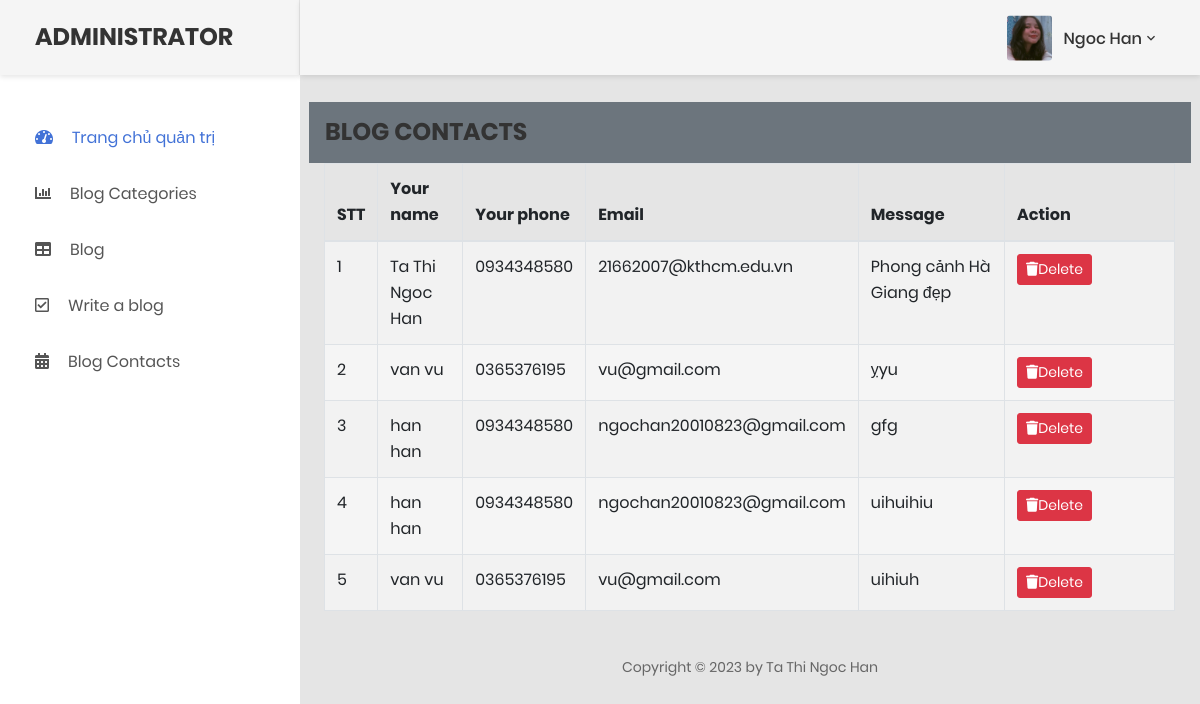
The app's page /admin/blog_contacts.php with its own data.
### tables this page shows
CREATE TABLE `blog_contact` (
  `contact_id` int(11) NOT NULL,
  `contact_name` varchar(50) NOT NULL,
  `contact_email` varchar(100) NOT NULL,
  `contact_phone` varchar(50) NOT NULL,
  `contact_message` text NOT NULL,
  `contact_date_created` date NOT NULL
);

### admin/includes/contact.php (called while the page is built, shortened)
<?php
class contact{
	private $table = "blog_contact";
	private $conn;
	public function __construct($db){
		$this->conn = $db;
	}
	public function read_all(){
		$sql = "SELECT * FROM $this->table";
		$stmt = $this->conn->prepare($sql);
		$stmt->execute();
		return $stmt;
	}
}
?>

### admin/blog_contacts.php (the view, shortened to what this page needs)
<?php
include "includes/contact.php";
$database = new database;
$db = $database->connect();
$contact = new contact($db);
$stmt = $contact->read_all();
?>
<!DOCTYPE html>
<html lang="en">
<head>
    <link rel="stylesheet" href="https://cdn.jsdelivr.net/npm/bootstrap@5.2.3/dist/css/bootstrap.min.css">
    <link href="css/font-face.css" rel="stylesheet" media="all">
    <link href="vendor/font-awesome-4.7/css/font-awesome.min.css" rel="stylesheet" media="all">
    <link href="vendor/font-awesome-5/css/fontawesome-all.min.css" rel="stylesheet" media="all">
    <link href="vendor/mdi-font/css/material-design-iconic-font.min.css" rel="stylesheet" media="all">
    <link href="vendor/bootstrap-4.1/bootstrap.min.css" rel="stylesheet" media="all">
    <link href="vendor/animsition/animsition.min.css" rel="stylesheet" media="all">
    <link href="vendor/bootstrap-progressbar/bootstrap-progressbar-3.3.4.min.css" rel="stylesheet" media="all">
    <link href="vendor/wow/animate.css" rel="stylesheet" media="all">
    <link href="vendor/css-hamburgers/hamburgers.min.css" rel="stylesheet" media="all">
    <link href="vendor/slick/slick.css" rel="stylesheet" media="all">
    <link href="vendor/select2/select2.min.css" rel="stylesheet" media="all">
    <link href="vendor/perfect-scrollbar/perfect-scrollbar.css" rel="stylesheet" media="all">
    <link href="css/theme.css" rel="stylesheet" media="all">
</head>
<body class="animsition">
    <div class="page-wrapper">
       <?php include "includes/sidebar.php"?>
        <div class="page-container">
            <?php include "includes/header.php" ?>
            <br>
            <br>
            <br>
            <div class="container p-4">
	<div class="row">
		<div class="col p-3 bg-secondary text-white text d-flex">
			<h3>BLOG CONTACTS</h3>
		</div>
        </div>
                            <div class="panel-body">
                                <div class="table-responsive">
                                    <table class="table table-striped table-bordered table-hover">
                                        <thead>
                                            <tr>
                                                <th>STT</th>
                                                <th>Your name</th>
                                                <th>Your phone</th>
                                                <th>Email</th>
                                                <th>Message</th>
                                                <th>Action</th>
                                            </tr>
                                        </thead>
                                        <tbody>
                                            <?php
                                            $num = 1;
                                            while($row = $stmt->fetch()){
                                            ?>
                                            <tr>
                                                <td style="width:5%"><?php echo $num ?></td>
                                                <td style="width:10%"><?php echo $row['contact_name'] ?></td>
                                                <td style="width:10%"><?php echo $row['contact_phone'] ?></td>
                                                <td style="width:20%"><?php echo $row['contact_email'] ?></td>
                                                <td style="width: 3px;0%"><?php echo $row['contact_message'] ?></td>
                                                <td style="width:20%">
                                                    <button class="btn btn-danger btn-sm" data-toggle="modal" data-target="<?php echo '#modal_delete'.$row['contact_id'] ?>"><i class="fa-solid fa-trash"></i>Delete</button>
                                                </td>
                                            </tr>
                                            <?php
                                                $num++;
                                            }
                                            ?>
                                        </tbody>
                                    </table>
                                </div>
                            </div>
        </div>
        <?php
    include "includes/footer.php"?>
    </div>
</body>
</html>

### admin/includes/sidebar.php
<aside class="menu-sidebar d-none d-lg-block">
            <div class="logo">
                <a href="#">
                 <h3> ADMINISTRATOR</h3>
                </a>
            </div>
            <div class="menu-sidebar__content js-scrollbar1">
                <nav class="navbar-sidebar">
                    <ul class="list-unstyled navbar__list">
                        <li class="active has-sub">
                            <a class="js-arrow" href="index.php">
                                <i class="fas fa-tachometer-alt"></i>Trang chủ quản trị</a>
                        </li>
                        <li>
                            <a href="blog_categories.php">
                                <i class="fas fa-chart-bar"></i>Blog Categories</a>
                        </li>
                        <li>
                            <a href="blogs.php">
                                <i class="fas fa-table"></i>Blog</a>
                        </li>
                        <li>
                            <a href="write_blog.php">
                                <i class="far fa-check-square"></i>Write a blog</a>
                        </li>
                        <li>
                            <a href="blog_contacts.php">
                                <i class="fas fa-calendar-alt"></i>Blog Contacts</a>
                        </li>
                    </ul>
                </nav>
            </div>
        </aside>

### admin/includes/header.php (shortened to what this page needs)
<header class="header-desktop">
                <div class="section__content section__content--p30">
                    <div class="container-fluid">
                        <div class="header-wrap">
                            <div class="header-button">
                                <div class="account-wrap">
                                    <div class="account-item clearfix js-item-menu">
                                        <div class="image">
                                            <img src="images/chandung/ngochan.jpg" alt="Ngoc Han" />
                                        </div>
                                        <div class="content">
                                            <a class="js-acc-btn" href="#">Ngoc Han</a>
                                        </div>
                                    </div>
                                </div>
                            </div>
                        </div>
                    </div>
                </div>
            </header>

### admin/includes/footer.php
<div class="row">
                            <div class="col-md-12">
                                <div class="copyright">
                                    <p>Copyright © 2023 by Ta Thi Ngoc Han</p>
                                </div>
                            </div>
                        </div>

### records on screen
blog_contact: contact_name "Ta Thi Ngoc Han", contact_phone "0934348580", contact_email "21662007@kthcm.edu.vn", contact_message "Phong cảnh Hà Giang đẹp"
blog_contact: contact_name "van vu", contact_phone "0365376195", contact_email "vu@gmail.com", contact_message "ỵyu"
blog_contact: contact_name "han han", contact_phone "0934348580", contact_email "ngochan20010823@gmail.com", contact_message "gfg"
blog_contact: contact_name "han han", contact_phone "0934348580", contact_email "ngochan20010823@gmail.com", contact_message "uihuihiu"
blog_contact: contact_name "van vu", contact_phone "0365376195", contact_email "vu@gmail.com", contact_message "uihiuh"
